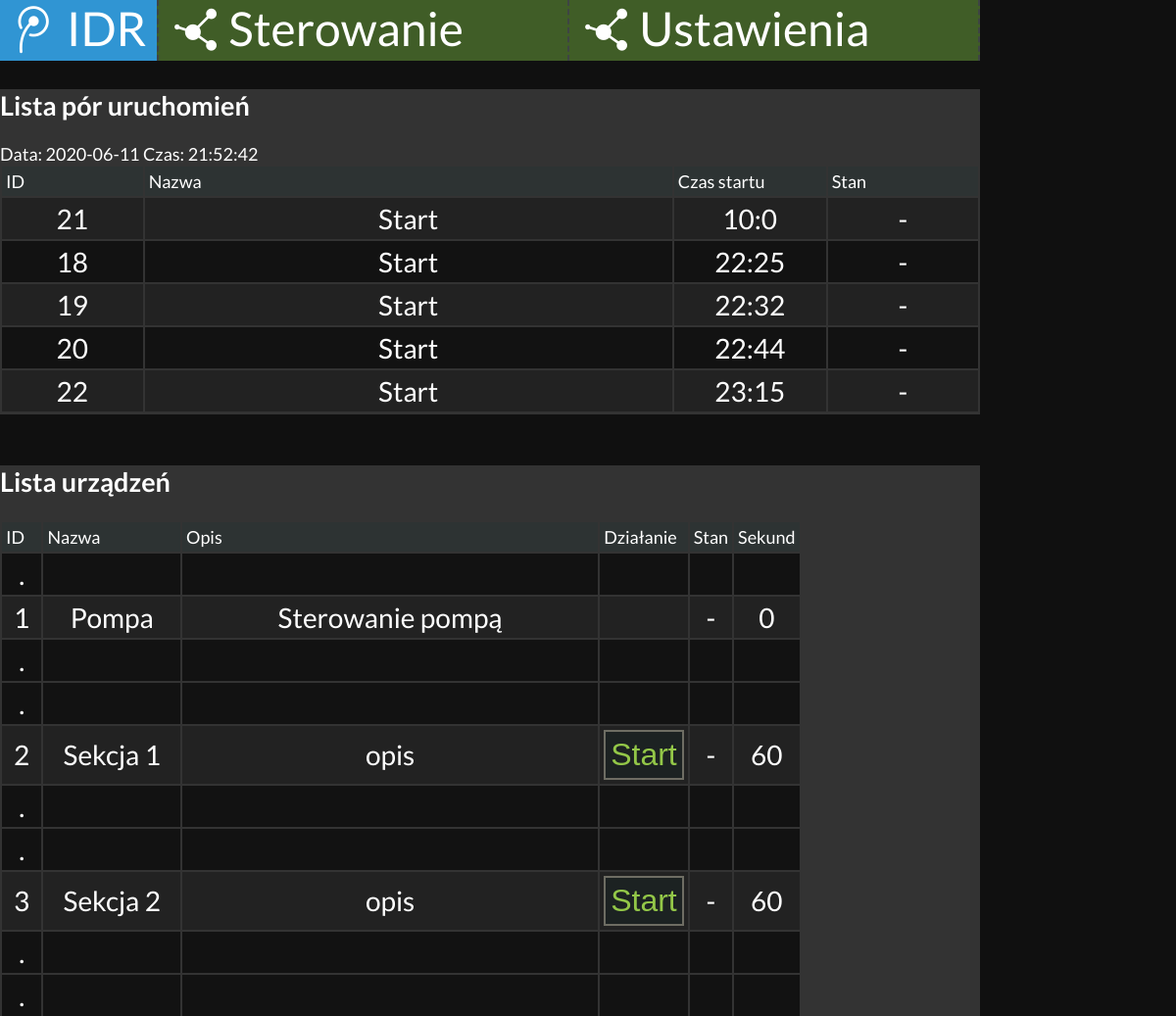
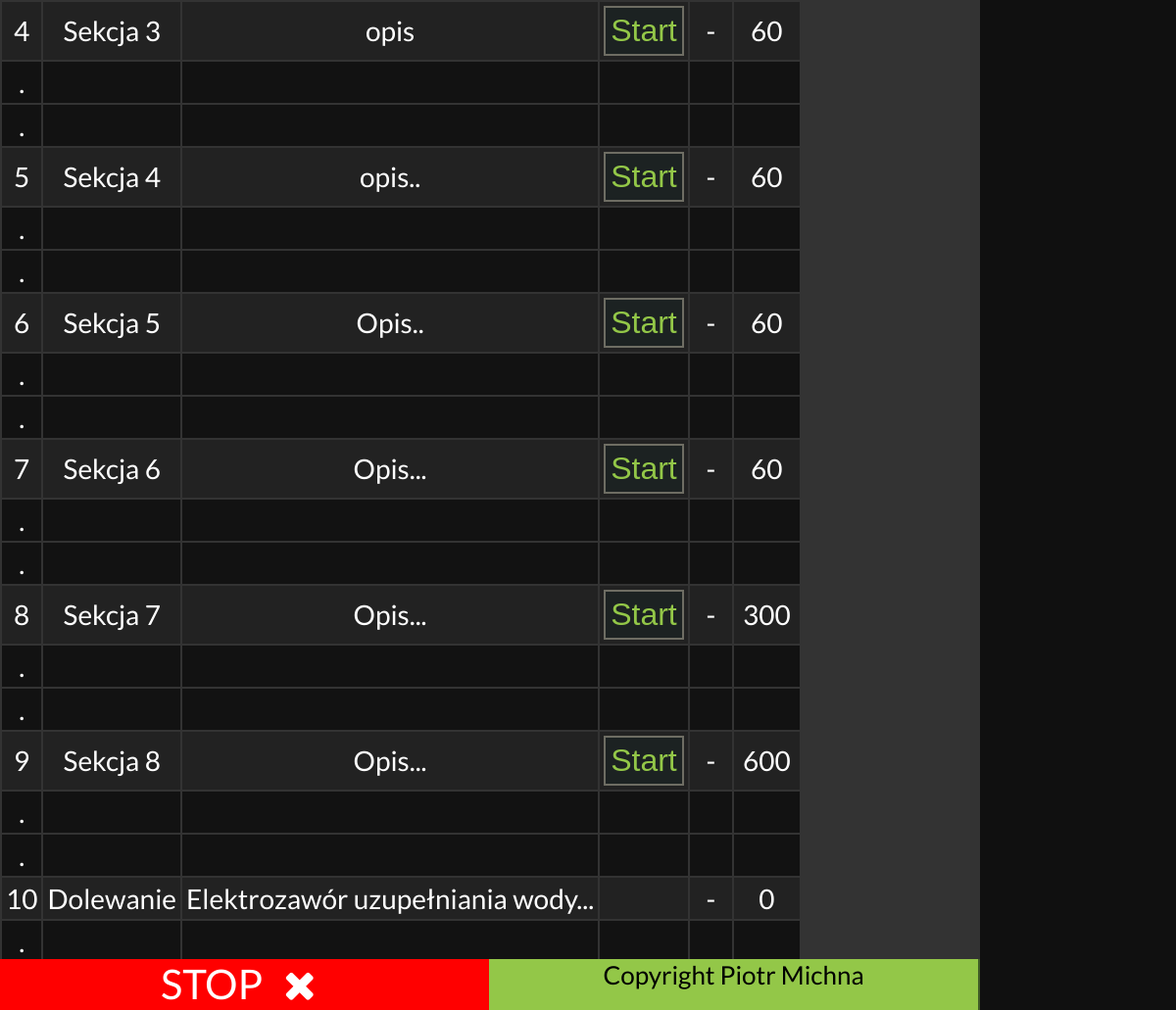
The page / on the database its author committed (2 pictures, top to bottom).
### tables this page shows
CREATE TABLE `start_time` (
  `id` int(11) NOT NULL,
  `nazwa` varchar(60) NOT NULL,
  `hr` int(2) NOT NULL,
  `min` int(2) NOT NULL,
  `stan` tinyint(1) NOT NULL DEFAULT '0'
);

CREATE TABLE `item` (
  `id` int(11) NOT NULL,
  `nazwa` varchar(60) NOT NULL,
  `opis` varchar(250) NOT NULL,
  `typid` int(2) NOT NULL,
  `gpio` int(2) NOT NULL,
  `stan` tinyint(1) NOT NULL DEFAULT '0',
  `stime` int(4) NOT NULL
);

### index.php (the view, shortened to what this page needs)
<!DOCTYPE HTML>
<html lang="pl">
<head>
	<link rel="stylesheet" href="style.css" type="text/css"/>
	<link rel="stylesheet" href="style_form.css" type="text/css"/>
	<link rel="stylesheet" href="css/fontello.css" type="text/css"/>
</head>
<body>
<div id="main">
		<div id="toolbar">
			<a href="index.php"><div class="tyt"><i class="demo-icon icon-tencent-weibo"></i>IDR</div></a>
			<div class="nav">
				<?php
					require_once "menu.php";
				?>
			</div>
		</div>
		<div id="pgst">
		<?php
				$con = mysqli_connect("localhost", "pituEl", "hi24biscus", "homster");
				if (mysqli_connect_errno())
				{
					echo "Error: ".mysqli_connect_errno();
				}
				else
				{
					echo '<div class="dpList">';
					echo '<h2>Lista pór uruchomień</h2>';
					$today_tim = date("H:i:s");
                    $today = date("Y-m-d");
                    echo "Data: $today Czas: $today_tim</br>";
					echo '	<table id="tabList">';
					echo '		<tr>';
					echo '			<td class="tdNg" width="140px">ID</td><td class="tdNg" width="550">Nazwa</td><td class="tdNg" width="150px">Czas startu</td><td class="tdNg" width="150px">Stan</td>';
					echo '		</tr>';
					$wym=mysqli_query($con, 'SELECT * FROM start_time ORDER BY hr, min;');
					$i=0;
					while ( $wym_row=mysqli_fetch_assoc($wym) ){
						echo '		<tr>';
						if($i%2==0) $styl="tdLib"; else $styl="tdLia";
						echo '			<td class="' . $styl . '">'. $wym_row['id']. '</td>';
						echo '			<td class="' . $styl . '">'. $wym_row['nazwa']. '</td>';
						echo '			<td class="' . $styl . '">'. $wym_row['hr']. ':'. $wym_row['min'].  '</td>';
						if($wym_row['stan']==0) {
							echo '			<td class="' . $styl . '">-</td>';
						}else{
							echo '			<td class="' . $styl . '">TAK</td>';
						}
						echo '		</tr>';
						$i++;
					}
					echo '	</table>';
					echo '</div>';
					$wym=mysqli_query($con, 'SELECT * FROM item ORDER BY id;');
						echo '<div class="dpList">';
						echo '<h2>Lista urządzeń</h2>';
						echo '	<table id="tabList">';
						echo '		<tr>';
						echo '			<td class="tdNg">ID</td><td class="tdNg">Nazwa</td><td class="tdNg">Opis</td><td class="tdNg">Działanie</td><td class="tdNg">Stan</td><td class="tdNg">Sekund</td>';
						echo '		</tr>';
						while ( $wym_row=mysqli_fetch_assoc($wym) ){
							$styl="tdLib";
							echo '		<tr>';
							echo '			<td class="tdLia">.</td><td class="tdLia"></td><td class="tdLia"></td><td class="tdLia"></td><td class="tdLia"></td><td class="tdLia"></td>';
							echo '		</tr>';
							echo '		<tr>';
							echo '			<td class="' . $styl . '">'. $wym_row['id']. '</td>';
							echo '			<td class="' . $styl . '">'. $wym_row['nazwa']. '</td>';
							echo '			<td class="' . $styl . '">'. $wym_row['opis']. '</td>';
							echo '			<td class="' . $styl . '">';
							if($wym_row['typid']>=2 && $wym_row['stime']>0){
								echo '				<form action="?ed=0" method="POST">';
								if($wym_row['stan']==1) {
									echo '					<input type="submit" value="Start">';
								}else{
									echo '					<input type="submit" value="Stop">';
								}
								echo '				</form>';
							}
							echo '			</td>';
							if($wym_row['stan']==1) {
								echo '			<td class="' . $styl . '">-</td>';
							}else{
								echo '			<td class="' . $styl . '">TAK</td>';
							}
							echo '			<td class="' . $styl . '">' . $wym_row['stime'] . '</td>';
							echo '		</tr>';
							echo '		<tr>';
							echo '			<td class="tdLia">.</td><td class="tdLia"></td><td class="tdLia"></td><td class="tdLia"></td><td class="tdLia"></td><td class="tdLia"></td>';
							echo '		</tr>';
						}
						echo '	</table>';
						echo '</div>';
				}
			?>
		</div>
		<div class="footer">
			<?php
				echo '<div class="stPlay"><a href="idr_pomiar.php?rfs=0">STOP <i class="demo-icon icon-cancel"></i> </a> </div> <div class="stStop">Copyright Piotr Michna</div>';
			?>
		</div>
	</div>
</body>
</html>

### menu.php (shortened to what this page needs)
<?php
		echo '<ol>' . "\n";
		echo '	<li>' . "\n";
		echo '		<a href="#"><i class="demo-icon icon-share"></i>Sterowanie</a>' . "\n";
		echo '	</li>' . "\n";
		echo '	<li>' . "\n";
		echo '		<a href="#"><i class="demo-icon icon-share"></i>Ustawienia</a>' . "\n";
		echo '	</li>' . "\n";
		echo '</ol>' . "\n";
?>

### style.css (style rules this page uses)
body { background-color: #101010; color: #ffffff; font-family: 'Lato', sans-serif; font-size: 32px; padding: 0; margin: 0; }
#main { padding: 0; margin-left: auto; margin-right: auto; text-align: left; }
#toolbar { position: fixed; top: 0px !important; z-index: 99; z-index: 99; padding: 0px; margin: 0px; width: 1000px; height: 62px; text-align: left; background-color: #93c748; }
.tyt { float: left; background-color: #93c748; width: 150px; margin: 0px; padding: 0px 10px 0px 0px; height: 62px; font-size: 48px; color: #000000; text-align:center !important; }
.nav { float: left; background-color: #405d27; width: 840px; height: 62px; margin: 0; padding: 0; }
.dpList { z-index: 95; width: 1000px; margin-top: 52px; margin-bottom: 2px; font-size: 18px; background-color: #333333; padding-bottom: 1px; }
.footer { position: fixed; z-index: 98; padding: 0px; margin: 0px; width: 1000px; bottom: 0px; height: 52px; font-size: 26px; color: #000000; text-align: right; background-color: #405d27; }
.footer a { text-decoration: none; font-size: 42px; display: block; z-index: 98; color: #ffffff; }
.stPlay { float: left; width: 499px; height: 52px; text-align: center; color: #ffffff; background-color: red; }
.stStop { float: left; width: 499px; height: 52px; text-align: center; background-color: #93c748; }
.tdLia { background-color: #121212; text-align: center; font-size: 28px; padding-top: 4px; }
.tdLib { background-color: #222222; text-align: center; font-size: 28px; padding-top: 4px; }
td { margin: 4px; padding: 4px; background-color: #2d3333; }
ol { padding: 0; margin: 0; list-style-type: none; font-size: 48px; text-align: left; }
ol a { text-decoration: none; height: 62px; display: block; padding-left: 4px; }
ol > li { float: left; width: 417px; height: 62px; border-right: 2px dashed #3e4444; display: inline-block; }
ol > li:first-child { border-left: 2px dashed #3e4444; }
a:link { color: #ffffff; }

### style_form.css (style rules this page uses)
input[type=submit] { box-sizing: border-box; font-size: 32px; padding: 5px; border: 2px solid #6e6d63; color:#93c748; background-color: #1c2222; }

### rows shown on the page
start_time: id "21", nazwa "Start", hr "10", min "0"
start_time: id "18", nazwa "Start", hr "22", min "25"
start_time: id "19", nazwa "Start", hr "22", min "32"
start_time: id "20", nazwa "Start", hr "22", min "44"
start_time: id "22", nazwa "Start", hr "23", min "15"
item: id "1", nazwa "Pompa", opis "Sterowanie pompą", stime "0"
item: id "2", nazwa "Sekcja 1", opis "opis", stime "60"
item: id "3", nazwa "Sekcja 2", opis "opis", stime "60"
item: id "4", nazwa "Sekcja 3", opis "opis", stime "60"
item: id "5", nazwa "Sekcja 4", opis "opis..", stime "60"
item: id "6", nazwa "Sekcja 5", opis "Opis..", stime "60"
item: id "7", nazwa "Sekcja 6", opis "Opis...", stime "60"
item: id "8", nazwa "Sekcja 7", opis "Opis...", stime "300"
item: id "9", nazwa "Sekcja 8", opis "Opis...", stime "600"
item: id "10", nazwa "Dolewanie", opis "Elektrozawór uzupełniania wody...", stime "0"
